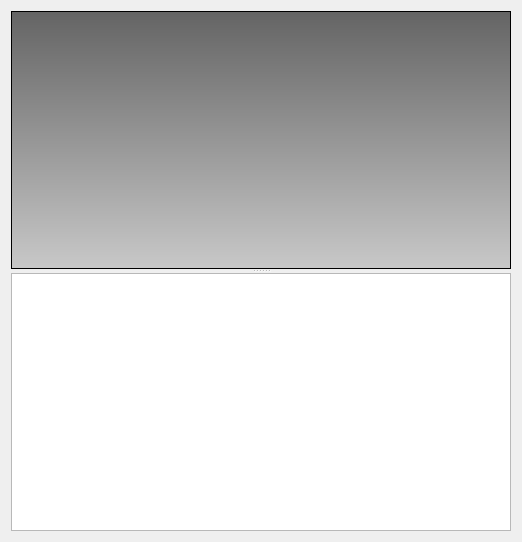
<?xml version="1.0" encoding="UTF-8"?>
<ui version="4.0">
 <class>QtPythonTerminal</class>
 <widget class="QWidget" name="QtPythonTerminal">
  <property name="geometry">
   <rect>
    <x>0</x>
    <y>0</y>
    <width>522</width>
    <height>542</height>
   </rect>
  </property>
  <property name="windowTitle">
   <string>Python Terminal</string>
  </property>
  <layout class="QVBoxLayout" name="verticalLayout">
   <item>
    <widget class="QSplitter" name="splitter">
     <property name="orientation">
      <enum>Qt::Vertical</enum>
     </property>
     <widget class="QTextEdit" name="m_history">
      <property name="focusPolicy">
       <enum>Qt::NoFocus</enum>
      </property>
      <property name="autoFillBackground">
       <bool>true</bool>
      </property>
      <property name="styleSheet">
       <string notr="true">background-color: qlineargradient(spread:pad, x1:0, y1:0, x2:0, y2:1, stop:0 rgba(100, 100, 100, 255), stop:1 rgba(200, 200, 200, 255));</string>
      </property>
      <property name="readOnly">
       <bool>true</bool>
      </property>
     </widget>
     <widget class="QtCommandInputEdit" name="m_input">
      <property name="autoFormatting">
       <set>QTextEdit::AutoAll</set>
      </property>
      <property name="textInteractionFlags">
       <set>Qt::LinksAccessibleByKeyboard|Qt::LinksAccessibleByMouse|Qt::TextBrowserInteraction|Qt::TextEditable|Qt::TextEditorInteraction|Qt::TextSelectableByKeyboard|Qt::TextSelectableByMouse</set>
      </property>
     </widget>
    </widget>
   </item>
  </layout>
 </widget>
 <customwidgets>
  <customwidget>
   <class>QtCommandInputEdit</class>
   <extends>QTextEdit</extends>
   <header>QtCommandInputEdit.hpp</header>
  </customwidget>
 </customwidgets>
 <resources/>
 <connections/>
</ui>
